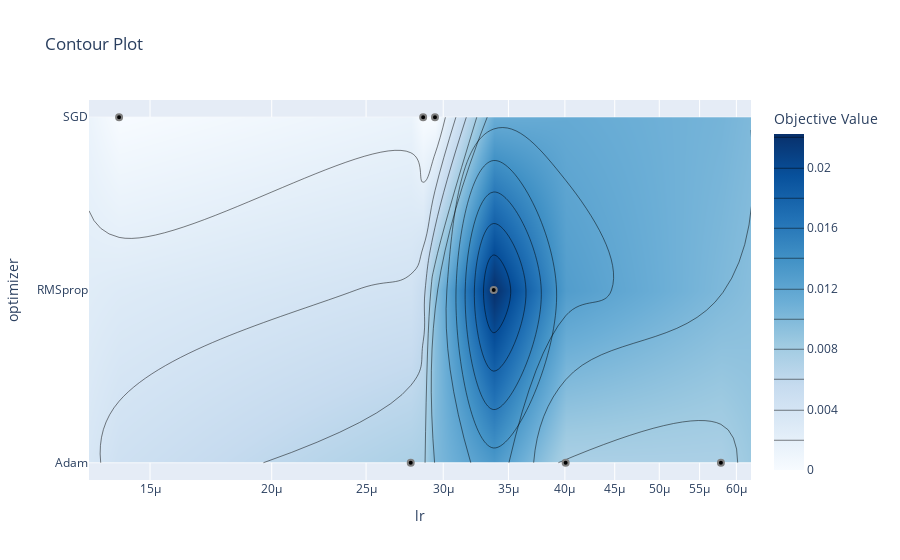

Notebook code for this chart:
### Code cell
optuna.visualization.plot_contour(study)

### Figure 1 — Plotly figure (JSON) as saved in the notebook; plotly's stock layout.template omitted (floating-point values rounded to 4 significant figures)
{"data": [{"colorbar": {"title": {"text": "Objective Value"}}, "colorscale": [[0, "rgb(247,251,255)"], [0.125, "rgb(222,235,247)"], [0.25, "rgb(198,219,239)"], [0.375, "rgb(158,202,225)"], [0.5, "rgb(107,174,214)"], [0.625, "rgb(66,146,198)"], [0.75, "rgb(33,113,181)"], [0.875, "rgb(8,81,156)"], [1, "rgb(8,48,107)"]], "connectgaps": true, "contours": {"coloring": "heatmap"}, "hoverinfo": "none", "line": {"smoothing": 1.3}, "reversescale": false, "type": "contour", "x": [1.298e-05, 1.394e-05, 2.778e-05, 2.861e-05, 2.942e-05, 3.381e-05, 4.007e-05, 5.784e-05, 6.211e-05], "y": ["Adam", "RMSprop", "SGD"], "z": [[null, null, 0.007407, null, null, null, 0.007407, 0.007407, null], [null, null, null, null, null, 0.02222, null, null, null], [null, 0, null, 0, 0, null, null, null, null]]}, {"marker": {"color": "black", "line": {"color": "Grey", "width": 2}}, "mode": "markers", "showlegend": false, "type": "scatter", "x": [2.778e-05, 1.394e-05, 2.942e-05, 3.381e-05, 2.861e-05, 5.784e-05, 4.007e-05], "y": ["Adam", "SGD", "SGD", "RMSprop", "SGD", "Adam", "Adam"]}], "layout": {"title": {"text": "Contour Plot"}, "xaxis": {"range": [-4.887, -4.207], "title": {"text": "lr"}, "type": "log"}, "yaxis": {"range": [-0.1, 2.1], "title": {"text": "optimizer"}, "type": "category"}}}
